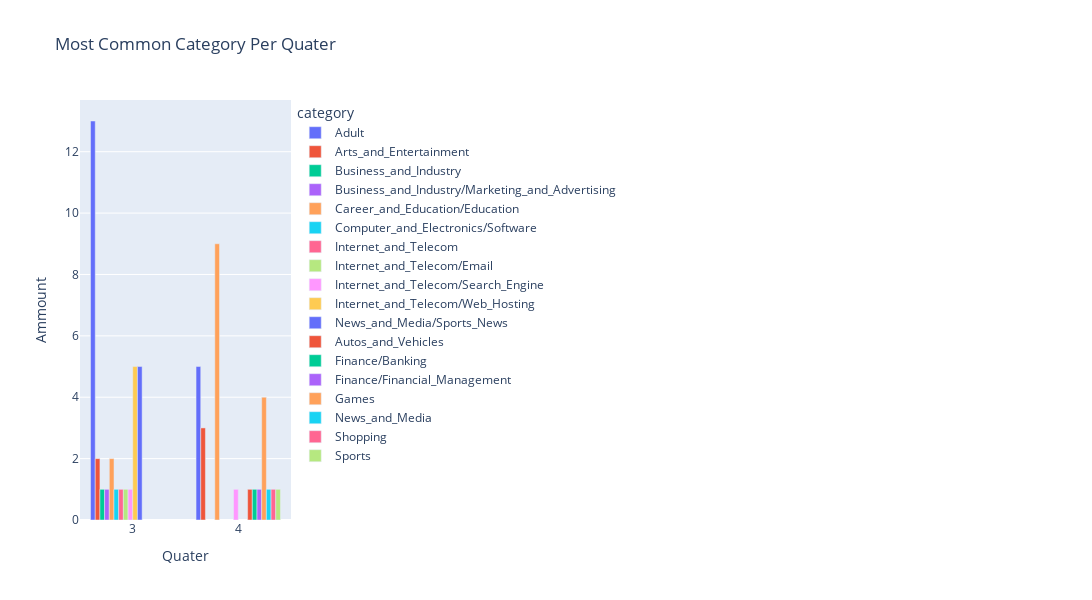

The code cell stored with this chart in its notebook:
### Code cell
fig = px.bar(df_gb_q_category.reset_index(), x="quater", color="category",
             y='site',
             title="Most Common Category Per Quater",
             barmode='group',
             labels={'site':'Ammount', 'quater':'Quater'},
             height=600,
             width=1500
            )
fig.show()

### Figure 1 — Plotly figure (JSON) as saved in the notebook; plotly's stock layout.template omitted (floating-point values rounded to 4 significant figures)
{"data": [{"alignmentgroup": "True", "hovertemplate": "category=Adult                                                                                                                                                                                                   <br>Quater=%{x}<br>Ammount=%{y}<extra></extra>", "legendgroup": "Adult                                                                                                                                                                                                   ", "marker": {"color": "#636efa", "pattern": {"shape": ""}}, "name": "Adult                                                                                                                                                                                                   ", "offsetgroup": "Adult                                                                                                                                                                                                   ", "orientation": "v", "showlegend": true, "textposition": "auto", "type": "bar", "x": [3, 4], "xaxis": "x", "y": [13, 5], "yaxis": "y"}, {"alignmentgroup": "True", "hovertemplate": "category=Arts_and_Entertainment                                                                                                                                                                                  <br>Quater=%{x}<br>Ammount=%{y}<extra></extra>", "legendgroup": "Arts_and_Entertainment                                                                                                                                                                                  ", "marker": {"color": "#EF553B", "pattern": {"shape": ""}}, "name": "Arts_and_Entertainment                                                                                                                                                                                  ", "offsetgroup": "Arts_and_Entertainment                                                                                                                                                                                  ", "orientation": "v", "showlegend": true, "textposition": "auto", "type": "bar", "x": [3, 4], "xaxis": "x", "y": [2, 3], "yaxis": "y"}, {"alignmentgroup": "True", "hovertemplate": "category=Business_and_Industry                                                                                                                                                                                   <br>Quater=%{x}<br>Ammount=%{y}<extra></extra>", "legendgroup": "Business_and_Industry                                                                                                                                                                                   ", "marker": {"color": "#00cc96", "pattern": {"shape": ""}}, "name": "Business_and_Industry                                                                                                                                                                                   ", "offsetgroup": "Business_and_Industry                                                                                                                                                                                   ", "orientation": "v", "showlegend": true, "textposition": "auto", "type": "bar", "x": [3], "xaxis": "x", "y": [1], "yaxis": "y"}, {"alignmentgroup": "True", "hovertemplate": "category=Business_and_Industry/Marketing_and_Advertising                                                                                                                                                         <br>Quater=%{x}<br>Ammount=%{y}<extra></extra>", "legendgroup": "Business_and_Industry/Marketing_and_Advertising                                                                                                                                                         ", "marker": {"color": "#ab63fa", "pattern": {"shape": ""}}, "name": "Business_and_Industry/Marketing_and_Advertising                                                                                                                                                         ", "offsetgroup": "Business_and_Industry/Marketing_and_Advertising                                                                                                                                                         ", "orientation": "v", "showlegend": true, "textposition": "auto", "type": "bar", "x": [3], "xaxis": "x", "y": [1], "yaxis": "y"}, {"alignmentgroup": "True", "hovertemplate": "category=Career_and_Education/Education                                                                                                                                                                          <br>Quater=%{x}<br>Ammount=%{y}<extra></extra>", "legendgroup": "Career_and_Education/Education                                                                                                                                                                          ", "marker": {"color": "#FFA15A", "pattern": {"shape": ""}}, "name": "Career_and_Education/Education                                                                                                                                                                          ", "offsetgroup": "Career_and_Education/Education                                                                                                                                                                          ", "orientation": "v", "showlegend": true, "textposition": "auto", "type": "bar", "x": [3, 4], "xaxis": "x", "y": [2, 9], "yaxis": "y"}, {"alignmentgroup": "True", "hovertemplate": "category=Computer_and_Electronics/Software                                                                                                                                                                       <br>Quater=%{x}<br>Ammount=%{y}<extra></extra>", "legendgroup": "Computer_and_Electronics/Software                                                                                                                                                                       ", "marker": {"color": "#19d3f3", "pattern": {"shape": ""}}, "name": "Computer_and_Electronics/Software                                                                                                                                                                       ", "offsetgroup": "Computer_and_Electronics/Software                                                                                                                                                                       ", "orientation": "v", "showlegend": true, "textposition": "auto", "type": "bar", "x": [3], "xaxis": "x", "y": [1], "yaxis": "y"}, {"alignmentgroup": "True", "hovertemplate": "category=Internet_and_Telecom                                                                                                                                                                                    <br>Quater=%{x}<br>Ammount=%{y}<extra></extra>", "legendgroup": "Internet_and_Telecom                                                                                                                                                                                    ", "marker": {"color": "#FF6692", "pattern": {"shape": ""}}, "name": "Internet_and_Telecom                                                                                                                                                                                    ", "offsetgroup": "Internet_and_Telecom                                                                                                                                                                                    ", "orientation": "v", "showlegend": true, "textposition": "auto", "type": "bar", "x": [3], "xaxis": "x", "y": [1], "yaxis": "y"}, {"alignmentgroup": "True", "hovertemplate": "category=Internet_and_Telecom/Email                                                                                                                                                                              <br>Quater=%{x}<br>Ammount=%{y}<extra></extra>", "legendgroup": "Internet_and_Telecom/Email                                                                                                                                                                              ", "marker": {"color": "#B6E880", "pattern": {"shape": ""}}, "name": "Internet_and_Telecom/Email                                                                                                                                                                              ", "offsetgroup": "Internet_and_Telecom/Email                                                                                                                                                                              ", "orientation": "v", "showlegend": true, "textposition": "auto", "type": "bar", "x": [3], "xaxis": "x", "y": [1], "yaxis": "y"}, {"alignmentgroup": "True", "hovertemplate": "category=Internet_and_Telecom/Search_Engine                                                                                                                                                                      <br>Quater=%{x}<br>Ammount=%{y}<extra></extra>", "legendgroup": "Internet_and_Telecom/Search_Engine                                                                                                                                                                      ", "marker": {"color": "#FF97FF", "pattern": {"shape": ""}}, "name": "Internet_and_Telecom/Search_Engine                                                                                                                                                                      ", "offsetgroup": "Internet_and_Telecom/Search_Engine                                                                                                                                                                      ", "orientation": "v", "showlegend": true, "textposition": "auto", "type": "bar", "x": [3, 4], "xaxis": "x", "y": [1, 1], "yaxis": "y"}, {"alignmentgroup": "True", "hovertemplate": "category=Internet_and_Telecom/Web_Hosting                                                                                                                                                                        <br>Quater=%{x}<br>Ammount=%{y}<extra></extra>", "legendgroup": "Internet_and_Telecom/Web_Hosting                                                                                                                                                                        ", "marker": {"color": "#FECB52", "pattern": {"shape": ""}}, "name": "Internet_and_Telecom/Web_Hosting                                                                                                                                                                        ", "offsetgroup": "Internet_and_Telecom/Web_Hosting                                                                                                                                                                        ", "orientation": "v", "showlegend": true, "textposition": "auto", "type": "bar", "x": [3], "xaxis": "x", "y": [5], "yaxis": "y"}, {"alignmentgroup": "True", "hovertemplate": "category=News_and_Media/Sports_News                                                                                                                                                                              <br>Quater=%{x}<br>Ammount=%{y}<extra></extra>", "legendgroup": "News_and_Media/Sports_News                                                                                                                                                                              ", "marker": {"color": "#636efa", "pattern": {"shape": ""}}, "name": "News_and_Media/Sports_News                                                                                                                                                                              ", "offsetgroup": "News_and_Media/Sports_News                                                                                                                                                                              ", "orientation": "v", "showlegend": true, "textposition": "auto", "type": "bar", "x": [3], "xaxis": "x", "y": [5], "yaxis": "y"}, {"alignmentgroup": "True", "hovertemplate": "category=Autos_and_Vehicles                                                                                                                                                                                      <br>Quater=%{x}<br>Ammount=%{y}<extra></extra>", "legendgroup": "Autos_and_Vehicles                                                                                                                                                                                      ", "marker": {"color": "#EF553B", "pattern": {"shape": ""}}, "name": "Autos_and_Vehicles                                                                                                                                                                                      ", "offsetgroup": "Autos_and_Vehicles                                                                                                                                                                                      ", "orientation": "v", "showlegend": true, "textposition": "auto", "type": "bar", "x": [4], "xaxis": "x", "y": [1], "yaxis": "y"}, {"alignmentgroup": "True", "hovertemplate": "category=Finance/Banking                                                                                                                                                                                         <br>Quater=%{x}<br>Ammount=%{y}<extra></extra>", "legendgroup": "Finance/Banking                                                                                                                                                                                         ", "marker": {"color": "#00cc96", "pattern": {"shape": ""}}, "name": "Finance/Banking                                                                                                                                                                                         ", "offsetgroup": "Finance/Banking                                                                                                                                                                                         ", "orientation": "v", "showlegend": true, "textposition": "auto", "type": "bar", "x": [4], "xaxis": "x", "y": [1], "yaxis": "y"}, {"alignmentgroup": "True", "hovertemplate": "category=Finance/Financial_Management                                                                                                                                                                            <br>Quater=%{x}<br>Ammount=%{y}<extra></extra>", "legendgroup": "Finance/Financial_Management                                                                                                                                                                            ", "marker": {"color": "#ab63fa", "pattern": {"shape": ""}}, "name": "Finance/Financial_Management                                                                                                                                                                            ", "offsetgroup": "Finance/Financial_Management                                                                                                                                                                            ", "orientation": "v", "showlegend": true, "textposition": "auto", "type": "bar", "x": [4], "xaxis": "x", "y": [1], "yaxis": "y"}, {"alignmentgroup": "True", "hovertemplate": "category=Games                                                                                                                                                                                                   <br>Quater=%{x}<br>Ammount=%{y}<extra></extra>", "legendgroup": "Games                                                                                                                                                                                                   ", "marker": {"color": "#FFA15A", "pattern": {"shape": ""}}, "name": "Games                                                                                                                                                                                                   ", "offsetgroup": "Games                                                                                                                                                                                                   ", "orientation": "v", "showlegend": true, "textposition": "auto", "type": "bar", "x": [4], "xaxis": "x", "y": [4], "yaxis": "y"}, {"alignmentgroup": "True", "hovertemplate": "category=News_and_Media                                                                                                                                                                                          <br>Quater=%{x}<br>Ammount=%{y}<extra></extra>", "legendgroup": "News_and_Media                                                                                                                                                                                          ", "marker": {"color": "#19d3f3", "pattern": {"shape": ""}}, "name": "News_and_Media                                                                                                                                                                                          ", "offsetgroup": "News_and_Media                                                                                                                                                                                          ", "orientation": "v", "showlegend": true, "textposition": "auto", "type": "bar", "x": [4], "xaxis": "x", "y": [1], "yaxis": "y"}, {"alignmentgroup": "True", "hovertemplate": "category=Shopping                                                                                                                                                                                                <br>Quater=%{x}<br>Ammount=%{y}<extra></extra>", "legendgroup": "Shopping                                                                                                                                                                                                ", "marker": {"color": "#FF6692", "pattern": {"shape": ""}}, "name": "Shopping                                                                                                                                                                                                ", "offsetgroup": "Shopping                                                                                                                                                                                                ", "orientation": "v", "showlegend": true, "textposition": "auto", "type": "bar", "x": [4], "xaxis": "x", "y": [1], "yaxis": "y"}, {"alignmentgroup": "True", "hovertemplate": "category=Sports                                                                                                                                                                                                  <br>Quater=%{x}<br>Ammount=%{y}<extra></extra>", "legendgroup": "Sports                                                                                                                                                                                                  ", "marker": {"color": "#B6E880", "pattern": {"shape": ""}}, "name": "Sports                                                                                                                                                                                                  ", "offsetgroup": "Sports                                                                                                                                                                                                  ", "orientation": "v", "showlegend": true, "textposition": "auto", "type": "bar", "x": [4], "xaxis": "x", "y": [1], "yaxis": "y"}], "layout": {"barmode": "group", "height": 600, "legend": {"title": {"text": "category"}, "tracegroupgap": 0}, "title": {"text": "Most Common Category Per Quater"}, "width": 1500, "xaxis": {"anchor": "y", "domain": [0, 1], "title": {"text": "Quater"}}, "yaxis": {"anchor": "x", "domain": [0, 1], "title": {"text": "Ammount"}}}}
